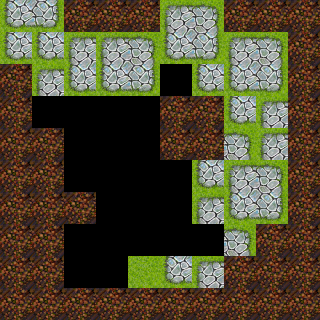

A 2D game scene composited from a Tiled map and its tileset images. What follows is a short description and the map's XML, with each tile layer's data collapsed to a summary:
An orthogonal 10x10 tile map with 32x32 px tiles, 3 tile layers (bottom, middle, top), 3 tilesets and 3 objects.

<map version="1.0" orientation="orthogonal" width="10" height="10" tilewidth="32" tileheight="32">
 <tileset firstgid="1" name="TileA" tilewidth="32" tileheight="32">
  <image source="TileA.png" width="512" height="384" />
 </tileset>
 <tileset firstgid="193" name="TileB" tilewidth="32" tileheight="32">
  <image source="TileB.png" width="512" height="512" />
 </tileset>
 <tileset firstgid="449" name="room" tilewidth="240" tileheight="240">
  <image source="../images/game/panorama/room.png" width="240" height="240" />
 </tileset>
 <layer name="bottom" width="10" height="10">
  <data>[100 cells, 60 non-empty, 5 distinct tile ids]</data>
 </layer>
 <layer name="middle" width="10" height="10">
  <data>[100 cells, 53 non-empty, 1 distinct tile ids]</data>
 </layer>
 <layer name="top" width="10" height="10">
  <data>[100 cells, 16 non-empty, 4 distinct tile ids]</data>
 </layer>
 <objectgroup name="object" width="10" height="10">
  <object gid="276" x="112" y="137" />
  <object gid="276" x="198" y="118" />
  <object gid="276" x="105" y="199" />
 </objectgroup>
</map>
